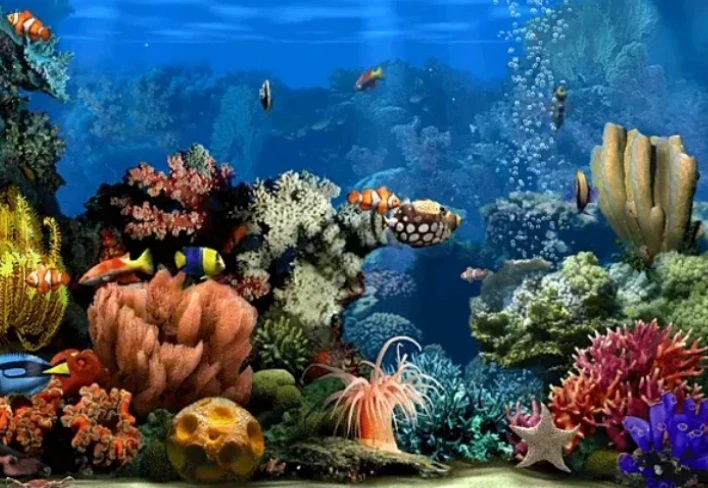
#> input picture tools/aquarium-test/refs/lma2.webp, 708 x 488 px
$ python sponge_retouch.py ../refs/lma2.webp ../refs/target_day.webp
#> lines starting #> are read from the running program, lines starting #| are printed output that depends on the picture; after the words box and inside, x2 and y2 are one past the last pixel; in counts of white or black regions, pixels touching at a corner belong together
# Ретушь жёлтых трубчатых губок: из «пластикового» лаймового с зелёной каймой → естественный охристо-жёлтый
# (тон ≈45°, насыщенность ≤0.4), свет сверху, тёмное основание; зелёная кайма — деспилл и эрозия 1 px.
import sys
import numpy as np
from PIL import Image
from scipy import ndimage
src, dst = sys.argv[1], sys.argv[2]
im = np.asarray(Image.open(src).convert('RGBA')).astype(np.float32) / 255.0
rgb, a = im[..., :3], im[..., 3]
#> a: shape (488, 708) float32; every value is 1
H, W = a.shape
#> H = 488; W = 708
# HSV
mx, mn = rgb.max(-1), rgb.min(-1); d = mx - mn + 1e-6
r, g, b = rgb[..., 0], rgb[..., 1], rgb[..., 2]
h = np.where(mx == r, ((g - b) / d) % 6, np.where(mx == g, (b - r) / d + 2, (r - g) / d + 4)) * 60
s = np.where(mx > 0, d / (mx + 1e-6), 0); v = mx
body = (h > 38) & (h < 150)                       # жёлто-зелёное тело и зелёная кайма; отверстия (бурые, h < 38) — как есть
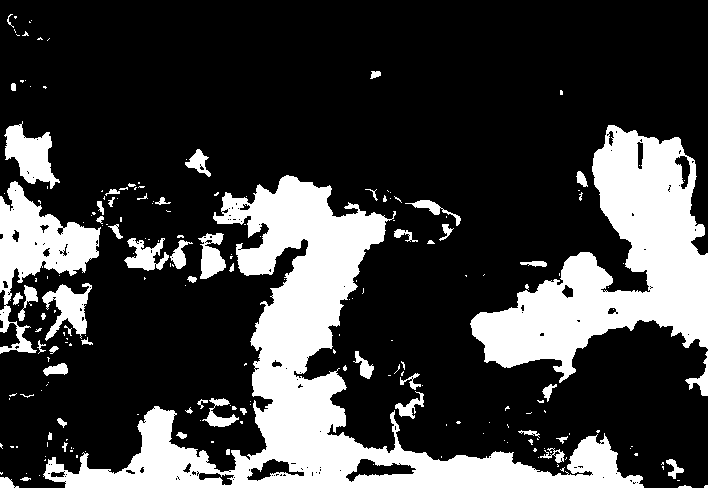
#> body: shape (488, 708) bool; 24.6% white; 211 white regions (153 under 20 px), largest, box (x1, y1, x2, y2) and area: (43, 175, 644, 488) 41634, (470, 125, 708, 383) 26160, (0, 181, 101, 354) 6455
h2 = np.where(body, np.clip(47 + 0.18 * (h - 70), 40, 54), h)
s2 = np.where(body, np.minimum(s * 0.8, 0.5), np.minimum(s, 0.55))
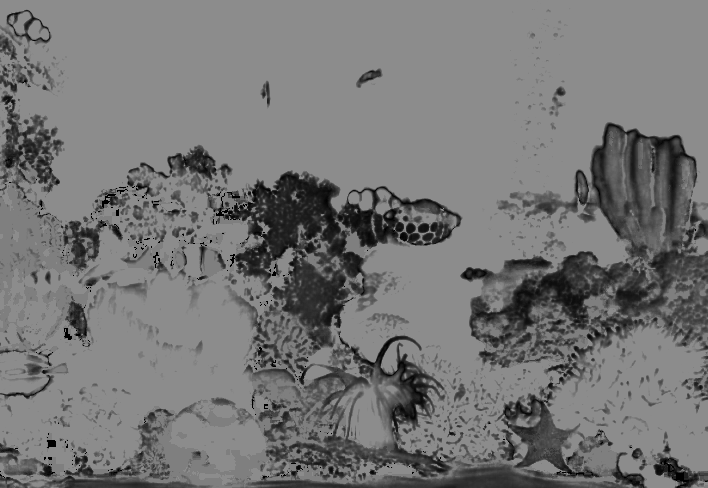
#> s2: shape (488, 708) float32; min 0, max 0.55, mean 0.464
# свет сверху и тёмное основание (по высоте картинки; у основания −35%)
yy = (np.arange(H)[:, None] / (H - 1)) * np.ones((1, W))
light = 1.10 - 0.22 * yy - 0.25 * np.clip((yy - 0.82) / 0.18, 0, 1) ** 1.5
v2 = np.clip(v * np.where(body, light, 1.0), 0, 1)
# кайма: в 3 px от края альфы — чуть темнее и без зелени (деспилл), альфа — эрозия на 1 px
inner = ndimage.binary_erosion(a > 0.5, iterations=3)
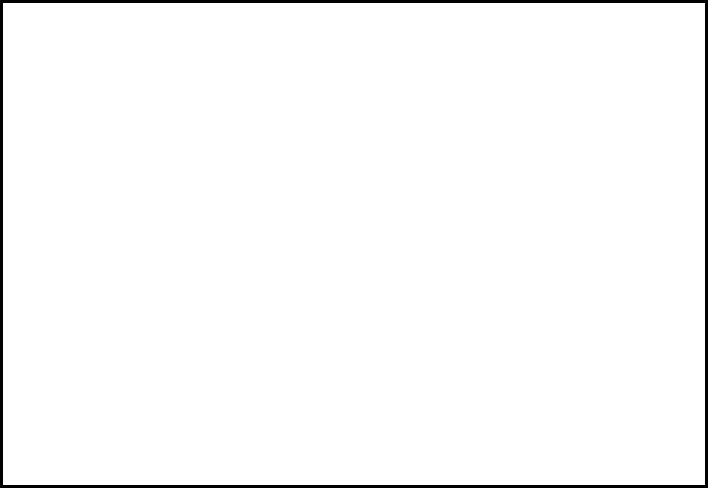
#> inner: shape (488, 708) bool; 97.9% white; 1 black region, box (x1, y1, x2, y2) and area: (0, 0, 708, 488) 7140
rim = (a > 0.02) & ~inner
v2 = np.where(rim & body, v2 * 0.85, v2)
s2 = np.where(rim & body, s2 * 0.8, s2)
# HSV → RGB
c = v2 * s2; hp = h2 / 60; x = c * (1 - np.abs(hp % 2 - 1)); m = v2 - c
#> after `x = c * (1 - np.abs(hp % 2 - 1))`:
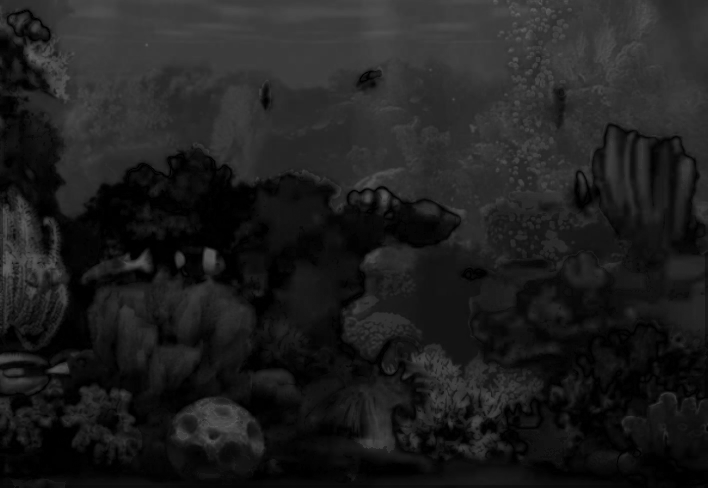
#> x: shape (488, 708) float64; min 0, max 0.378, mean 0.123
#> after `m = v2 - c`:
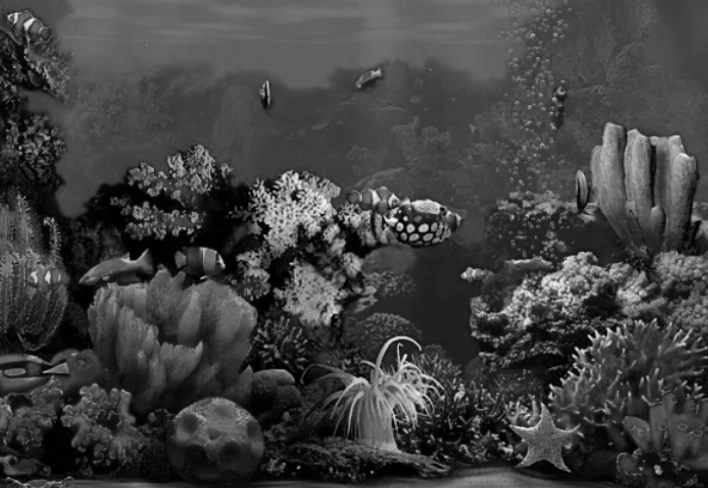
#> m: shape (488, 708) float64; min 0, max 0.988, mean 0.259
z = np.zeros_like(c)
sel = [(hp < 1, (c, x, z)), ((hp >= 1) & (hp < 2), (x, c, z)), ((hp >= 2) & (hp < 3), (z, c, x)), ((hp >= 3) & (hp < 4), (z, x, c)), ((hp >= 4) & (hp < 5), (x, z, c)), (hp >= 5, (c, z, x))]
out = np.zeros_like(rgb)
for msk, (rr, gg, bb) in sel:
    out[..., 0] = np.where(msk, rr + m, out[..., 0]); out[..., 1] = np.where(msk, gg + m, out[..., 1]); out[..., 2] = np.where(msk, bb + m, out[..., 2])
#> this loop made 6 passes
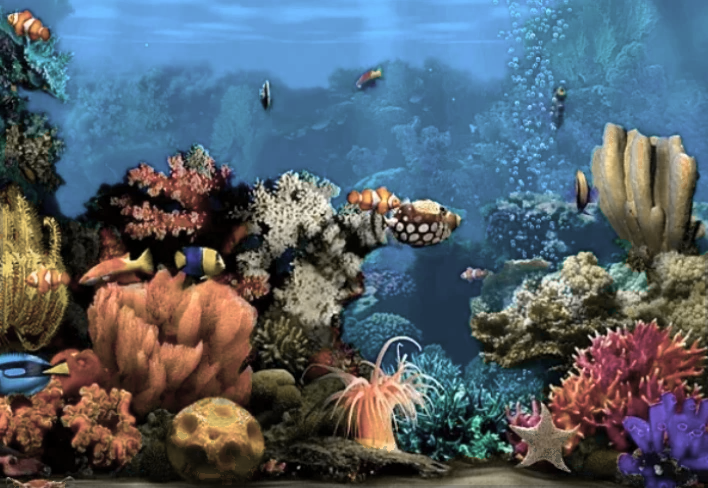
#> out: shape (488, 708, 3) float32; mean of channels 0, 1, 2 0.333, 0.381, 0.42; drawn as R, G, B
# деспилл: G не выше max(R, B)·1.0 на кайме (зелёный ореол)
gm = np.maximum(out[..., 0], out[..., 2])
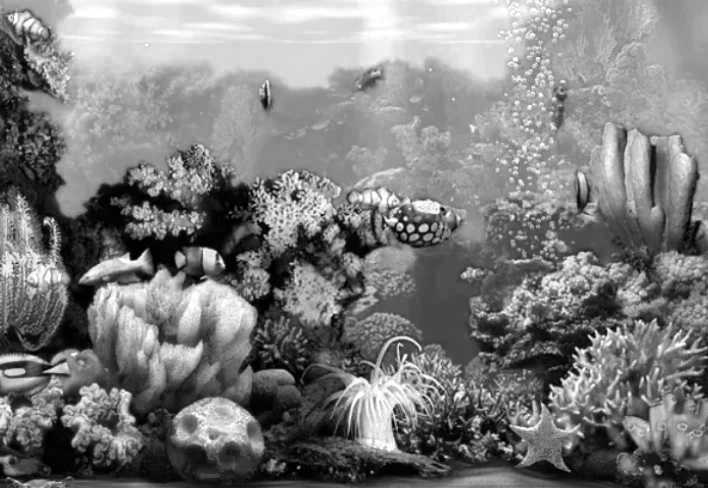
#> gm: shape (488, 708) float32; min 0, max 1, mean 0.492
out[..., 1] = np.where(rim, np.minimum(out[..., 1], gm), out[..., 1])
#> out: shape (488, 708, 3) float32; 0.06% of pixels changed, all inside (x1, y1, x2, y2) = (0, 25, 708, 355)
a2 = ndimage.grey_erosion(a, size=(3, 3))
a2 = np.where(a > 0.98, a, a2)                    # внутри — без изменений
res = np.dstack([np.clip(out, 0, 1), a2])
Image.fromarray((res * 255 + 0.5).astype(np.uint8), 'RGBA').save(dst, optimize=True)
o = res[..., :3][res[..., 3] > 0.8]
mxo, mno = o.max(-1), o.min(-1)
print('mean rgb', (o.mean(0) * 255).round(), 'sat', round(float(((mxo - mno) / (mxo + 1e-6)).mean()), 2))
#| mean rgb [ 85.  97. 107.] sat 0.46
